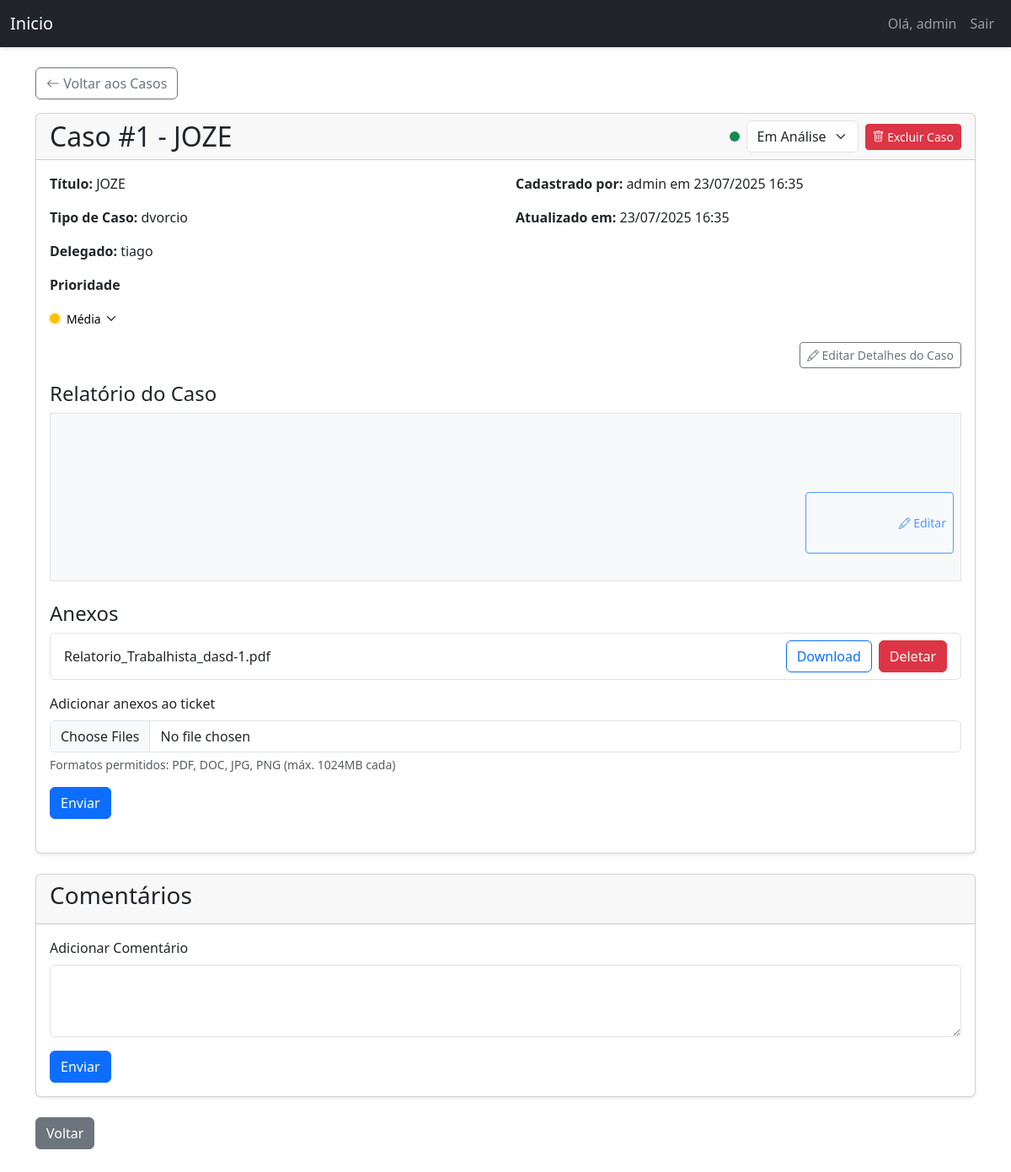
The page /ticket/1 (signed in) on the database as committed earlier.
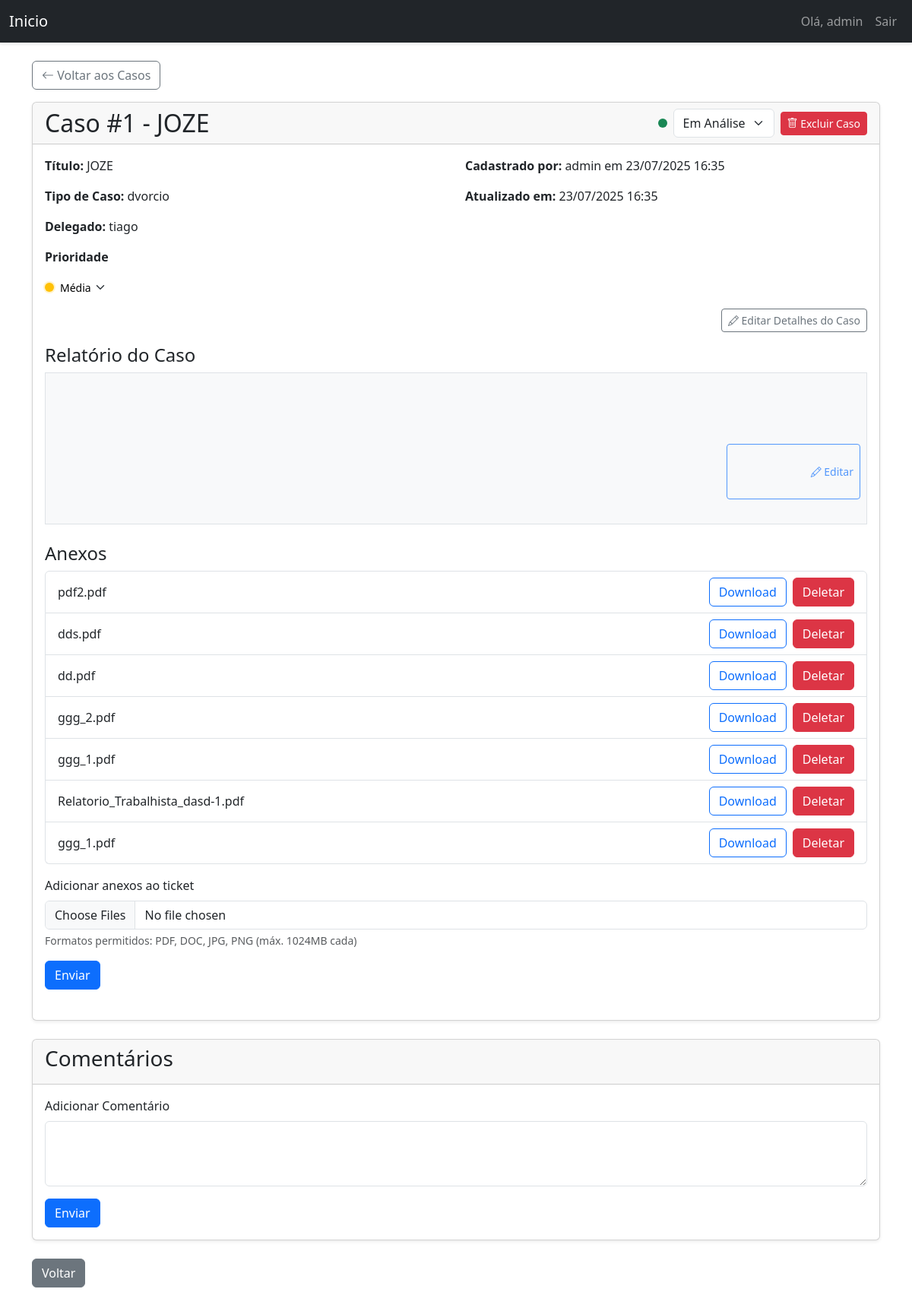
The same page on the database as committed later.
### models.py (models this page shows, shortened)
class User(UserMixin, db.Model):
    id = db.Column(db.Integer, primary_key=True)
    username = db.Column(db.String(64), index=True, unique=True)
    email = db.Column(db.String(120), index=True, unique=True)
    password_hash = db.Column(db.String(128))
    is_admin = db.Column(db.Boolean, default=False)
    tickets = db.relationship('Ticket', backref='author', lazy='dynamic', cascade="all, delete-orphan")
    comments = db.relationship('Comment', backref='author', lazy='dynamic', cascade="all, delete-orphan")
    attachments = db.relationship('Attachment', backref='author', lazy='dynamic')
    appointments = db.relationship('Appointment', backref='user', lazy='dynamic', cascade="all, delete-orphan")

class Ticket(db.Model):
    id = db.Column(db.Integer, primary_key=True)
    title = db.Column(db.String(140))
    description = db.Column(db.Text)
    case_number = db.Column(db.String(50))
    status = db.Column(db.String(20), default='Em Análise')
    priority = db.Column(db.String(20), default='Média')
    created_at = db.Column(db.DateTime, index=True, default=datetime.utcnow)
    updated_at = db.Column(db.DateTime, index=True, default=datetime.utcnow)
    user_id = db.Column(db.Integer, db.ForeignKey('user.id'))
    delegado = db.Column(db.String(100))
    comments = db.relationship('Comment', backref='ticket', lazy='dynamic', cascade="all, delete-orphan")
    attachments = db.relationship('Attachment', backref='ticket', lazy='dynamic', cascade="all, delete-orphan")

class Attachment(db.Model):
    id = db.Column(db.Integer, primary_key=True)
    filename = db.Column(db.String(100), nullable=False)
    path = db.Column(db.String(200), nullable=False)  # A coluna se chama 'path'
    position = db.Column(db.Integer, default=0)
    uploaded_at = db.Column(db.DateTime, default=datetime.utcnow)
    user_id = db.Column(db.Integer, db.ForeignKey('user.id'), nullable=False)
    ticket_id = db.Column(db.Integer, db.ForeignKey('ticket.id'), nullable=True)
    comment_id = db.Column(db.Integer, db.ForeignKey('comment.id'), nullable=True)

### triagem/routes/ticket.py (the view)
@ticket_bp.route('/<int:ticket_id>')
@login_required
def view_ticket(ticket_id):
    ticket = Ticket.query.get_or_404(ticket_id)
    comments = ticket.comments.order_by(Comment.created_at).all()
    return render_template('ticket.html', ticket=ticket, comments=comments)

### triagem/templates/ticket.html (shortened to what this page needs)
{% extends "base.html" %}
{% block styles %}
{{ super() }}
<link rel="stylesheet" href="{{ url_for('static', filename='css/ticket.css') }}">
{% endblock %}
{% block content %}
<div id="ticket-container"
     data-ticket-id="{{ ticket.id }}"
     data-reorder-url="{{ url_for('ticket.reorder_attachments', ticket_id=ticket.id) }}"
     data-rename-url="{{ url_for('ticket.rename_attachment', ticket_id=ticket.id) }}">
    <div class="mb-3">
        <a href="{{ url_for('dashboard.dashboard') }}" class="btn btn-outline-secondary">
            <i class="bi bi-arrow-left"></i> Voltar aos Casos
        </a>
    </div>
    <div class="card mb-4">
        <div class="card-header d-flex flex-column flex-sm-row justify-content-between align-items-start align-items-sm-center">
            <h2 class="mb-2 mb-sm-0">Caso #{{ ticket.id }} - {{ ticket.title }}</h2>
            <div class="d-flex align-items-center gap-2">
                {% if current_user.is_admin %}
                <form id="statusForm" method="POST" action="{{ url_for('ticket.update_status', ticket_id=ticket.id) }}" class="d-flex align-items-center gap-2">
                    <div class="status-indicator {% if ticket.status == 'Em Análise' %}bg-success{% elif ticket.status == 'Em Espera' %}bg-warning{% else %}bg-secondary{% endif %}"></div>
                    <select name="status" class="form-select" onchange="this.form.submit()" style="width: auto;">
                        <option value="Em Análise" {% if ticket.status == 'Em Análise' %}selected{% endif %}>Em Análise</option>
                    </select>
                </form>
                {% endif %}
                {% if current_user.is_admin or ticket.user_id == current_user.id %}
                <form method="POST" action="{{ url_for('ticket.delete_ticket', ticket_id=ticket.id) }}">
                    <button type="submit" class="btn btn-danger btn-sm" onclick="return confirm('Tem certeza que deseja deletar este Caso permanentemente?')">
                        <i class="bi bi-trash"></i> <span class="d-none d-sm-inline">Excluir Caso</span>
                    </button>
                </form>
                {% endif %}
            </div>
        </div>
        <div class="card-body">
            <div class="row mb-3">
                <div class="col-md-6">
                    <p><strong>Título:</strong> {{ ticket.title }}</p>
                    <p><strong>Tipo de Caso:</strong> {{ ticket.case_number }}</p>
                    <p><strong>Delegado: </strong> {{ ticket.delegado }} </p>
                    <p class="d-flex align-items-center">
                        <strong class="me-2">Prioridade</strong>
                        {% if current_user.is_admin or ticket.user_id == current_user.id %}
                        <form id="priorityForm" method="POST" action="{{ url_for('ticket.update_priority', ticket_id=ticket.id) }}" class="d-inline-flex align-items-center">
                            <span class="priority-icon me-2 {% if ticket.priority == 'Alta' %}priority-high{% elif ticket.priority == 'Média' %}priority-medium{% else %}priority-low{% endif %}"></span>
                            <select name="priority" class="form-select-sm border-0 bg-transparent p-0" onchange="this.form.submit()">
                                <option value="Média" {% if ticket.priority == 'Média' %}selected{% endif %}>Média</option>
                            </select>
                        </form>
                        {% else %}
                        <span class="d-inline-flex align-items-center">
                            <span class="priority-icon me-2 {% if ticket.priority == 'Alta' %}priority-high{% elif ticket.priority == 'Média' %}priority-medium{% else %}priority-low{% endif %}"></span>
                            {{ ticket.priority }}
                        </span>
                        {% endif %}
                    </p>
                </div>
                <div class="col-md-6">
                    <p><strong>Cadastrado por:</strong> {{ ticket.author.username }}  em  {{ ticket.created_at.strftime('%d/%m/%Y %H:%M') }}</p>
                    <p><strong>Atualizado em:</strong> {{ ticket.updated_at.strftime('%d/%m/%Y %H:%M') }}</p>
                </div>
                {% if current_user.is_admin or ticket.user_id == current_user.id %}
                <div class="col-12 text-end">
                    <a href="{{ url_for('ticket.edit_ticket', ticket_id=ticket.id) }}" class="btn btn-sm btn-outline-secondary">
                        <i class="bi bi-pencil"></i> Editar Detalhes do Caso
                    </a>
                </div>
                {% endif %}
            </div>
            <div class="mb-4 position-relative">
                <h4>Relatório do Caso</h4>
                <div id="reportView" class="border p-3 bg-light text-justify" style="white-space: pre-wrap; text-align: justify; min-height: 200px; position: relative;">
                    {% if current_user.is_admin or ticket.user_id == current_user.id %}
                    <div class="position-absolute bottom-0 end-0 m-2">
                        <button class="btn btn-sm btn-outline-primary btn-edit-report" onclick="enableEdit()">
                            <i class="bi bi-pencil"></i> Editar
                        </button>
                    </div>
                    {% endif %}
                </div>
            </div>
            {% if ticket.attachments.count() > 0 or current_user.is_admin or ticket.user_id == current_user.id %}
            <div class="mb-4">
                <h4>Anexos</h4>
                {% if ticket.attachments.count() > 0 %}
                <div id="attachmentsList" class="list-group mb-3">
                {% for attachment in ticket.attachments.order_by('position') %}
                <div class="list-group-item d-flex flex-column flex-sm-row justify-content-between align-items-start align-items-sm-center attachment-item" data-id="{{ attachment.id }}">
                    <div class="d-flex align-items-center mb-2 mb-sm-0 me-sm-2 flex-grow-1">
                        <span id="filename_{{ attachment.id }}"
                              class="editable-filename"
                              style="word-break: break-all;"
                              data-bs-toggle="modal"
                              data-bs-target="#renameAttachmentModal"
                              data-attachment-id="{{ attachment.id }}"
                              data-attachment-name="{{ attachment.filename }}">
                            {{ attachment.filename }}
                        </span>
                    </div>
                    <div class="d-flex gap-2 mt-2 mt-sm-0 flex-wrap">
                        <a href="{{ url_for('ticket.download_attachment', attachment_id=attachment.id) }}"
                           class="btn btn-outline-primary">Download</a>
                        <form method="POST" action="{{ url_for('ticket.delete_attachment', attachment_id=attachment.id) }}" class="d-inline">
                            <button type="submit" class="btn btn-danger"
                                    onclick="return confirm('Tem certeza que deseja deletar este anexo?')">
                                Deletar
                            </button>
                        </form>
                    </div>
                </div>
                {% endfor %}
                </div>
                {% endif %}
                {% if current_user.is_admin or ticket.user_id == current_user.id %}
                <form method="POST" action="{{ url_for('ticket.add_ticket_attachment', ticket_id=ticket.id) }}" enctype="multipart/form-data">
                    <div class="mb-3">
                        <label for="ticket_attachments" class="form-label">Adicionar anexos ao ticket</label>
                        <input class="form-control" type="file" id="ticket_attachments" name="ticket_attachments" multiple>
                        <div class="form-text">Formatos permitidos: PDF, DOC, JPG, PNG (máx. 1024MB cada)</div>
                    </div>
                    <button type="submit" class="btn btn-primary">Enviar</button>
                </form>
                {% endif %}
            </div>
            {% endif %}
        </div>
    </div>
    <div class="card mb-4">
        <div class="card-header">
            <h3>Comentários</h3>
        </div>
        <div class="card-body">
           <form method="POST" action="{{ url_for('ticket.add_comment', ticket_id=ticket.id) }}">
             <div class="mb-3">
                <label for="content" class="form-label">Adicionar Comentário</label>
                <textarea class="form-control" id="content" name="content" rows="3" required></textarea>
            </div>
            <button type="submit" class="btn btn-primary">Enviar</button>
            </form>
        </div>
    </div>
    <a href="{{ url_for('dashboard.dashboard') }}" class="btn btn-secondary">Voltar</a>
</div>
{% endblock %}

### triagem/templates/base.html (shortened to what this page needs)
<!DOCTYPE html>
<html lang="pt-BR">
<head>
    {% block styles %}
        <link rel="stylesheet" href="https://cdn.jsdelivr.net/npm/bootstrap-icons@1.8.0/font/bootstrap-icons.css">
        <link rel="stylesheet" href="{{ url_for('static', filename='css/triagem.css') }}">
        <link href="https://cdn.jsdelivr.net/npm/bootstrap@5.3.0/dist/css/bootstrap.min.css" rel="stylesheet">
    {% endblock %}
</head>
<body>
    <nav class="navbar navbar-expand-lg navbar-dark bg-dark">
        <div class="container-fluid">
            <a class="navbar-brand" href="{{ url_for('main.index') }}">Inicio</a>
            <div class="collapse navbar-collapse" id="navbarNav">
                <ul class="navbar-nav ms-auto">
                    {% if current_user.is_authenticated %}
                    <li class="nav-item">
                        <span class="nav-link">Olá, {{ current_user.username }}</span>
                    </li>
                    <li class="nav-item">
                        <a class="nav-link" href="{{ url_for('auth.logout') }}">Sair</a>
                    </li>
                    {% else %}
                    <li class="nav-item">
                        <a class="nav-link" href="{{ url_for('auth.login') }}">Login</a>
                    </li>
                    {% endif %}
                </ul>
            </div>
        </div>
    </nav>
    <div class="container mt-4">
        {% block content %}{% endblock %}
    </div>
</body>
</html>

### static/css/triagem.css (style rules this page uses)
body { background-color: #f8f9fa; padding-bottom: 50px; font-family: 'Open Sans', sans-serif; }
.navbar { box-shadow: 0 2px 4px rgba(0,0,0,.1); }
.card { box-shadow: 0 0.125rem 0.25rem rgba(0, 0, 0, 0.075); border: none; }
.card-header { background-color: #f8f9fa; border-bottom: 1px solid rgba(0,0,0,.125); }
textarea.form-control { min-height: 150px; }
.attachment-item { transition: all 0.2s; }
::placeholder { color: #6c757d; opacity: 1; }
#reportView { padding-bottom: 40px; }
.btn-edit-report { transition: all 0.3s ease; opacity: 0.7; }
.attachment-item { transition: transform 0.2s ease; }
.list-group-item { align-items: center; }
.status-indicator { width: 12px; height: 12px; border-radius: 50%; display: inline-block; }
.priority-icon { width: 12px; height: 12px; border-radius: 50%; display: inline-block; }
.priority-medium { background-color: #ffc107; box-shadow: 0 0 0 2px rgba(255, 193, 7, 0.2); }
#priorityForm .form-select-sm { appearance: none; -webkit-appearance: none; background-repeat: no-repeat; background-position: right 0.25rem center; background-size: 16px 12px; padding-right: 1.5rem !important; cursor: pointer; }

### static/css/ticket.css (style rules this page uses)
.attachment-item { cursor: move; }
.attachment-item .btn, .attachment-item a, .attachment-item form { cursor: pointer; }
.editable-filename { cursor: pointer; font-weight: 500; }

Rows that differ between the two databases and show on the page:
added Attachment: filename "pdf2.pdf"
added Attachment: filename "dds.pdf"
added Attachment: filename "dd.pdf"
added Attachment: filename "ggg_2.pdf"
added Attachment: filename "ggg_1.pdf"
added Attachment: filename "ggg_1.pdf"
